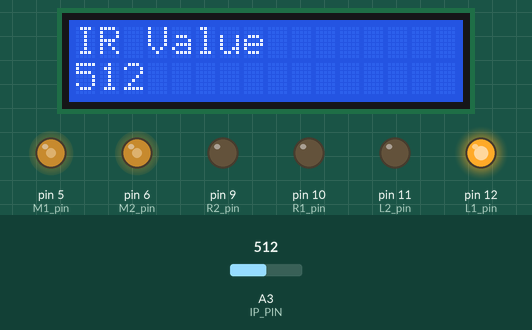
Recording of a sketch running on a simulated Arduino Uno, built with avr-gcc and run on an emulated ATmega328P. On the bench: 16×2 character LCD, output pins drawn as LEDs (lit = HIGH). The test bench sets the inputs (shaded band); at power-on: A3 (IP_PIN) = 512. What the sketch prints to the serial monitor is not drawn.

Above: at 1.2 s.
1.3 s: A3 (IP_PIN) set to 314
At 2.5 s:
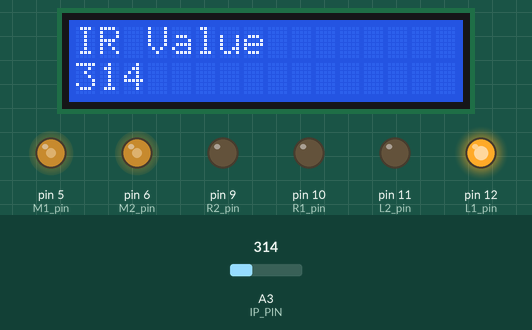
2.8 s: A3 (IP_PIN) set to 294
At 3.9 s:
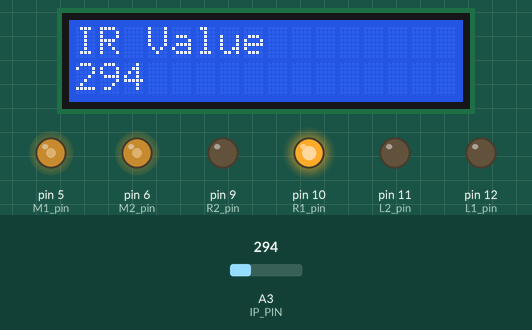
4.3 s: A3 (IP_PIN) set to 306
At 5.0 s:
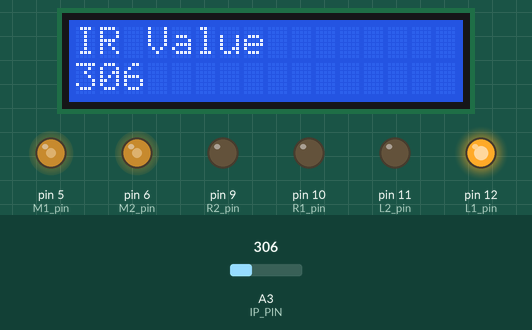
Timing chart, 0 to 7.3 s (numbered marks = the images above; inputs shaded):
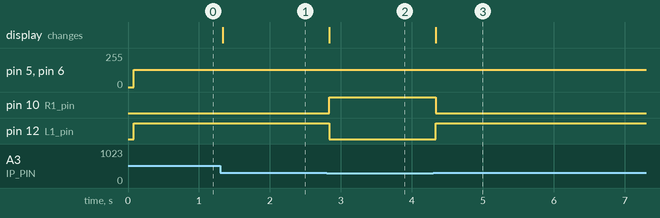

The sketch:

IR_Read_LCD_Car.ino
```cpp
#include <Timer.h>
#include <Wire.h>
#include <LCD.h>
#include <LiquidCrystal_I2C.h>  // NewLiquidCrystal library
#define IP_PIN A3
#define I2C_ADDR  0x3F  // 定義 I2C Address for the PCF8574T (0x27、0x3F)
#define BACKLIGHT_PIN  3 // 背光 pin
#define M1_pin 5 // Rifgt ENB
#define M2_pin 6 // Left ENA
#define L1_pin 12 // IN1 F
#define L2_pin 11 // IN2 B
#define R1_pin 10  // IN3 F
#define R2_pin 9 // IN4 B

LiquidCrystal_I2C  lcd(I2C_ADDR, 2, 1, 0, 4, 5, 6, 7); // 初始 I2C LCD 物件

Timer t; // 宣告 Timer 物件
int ir_value = 0;
int ir_limit = 300;
int car_delay = 0;
int default_power = 130;
int right_power = default_power;
int left_power = default_power;

void setup() {
  Serial.begin(9600);
  pinMode(L1_pin, OUTPUT);
  pinMode(L2_pin, OUTPUT);
  pinMode(R1_pin, OUTPUT);
  pinMode(R2_pin, OUTPUT);
  lcd.begin (16, 2); // LCD 初始
  lcd.setBacklightPin(BACKLIGHT_PIN, POSITIVE); // 設定背光
  lcd.backlight(); // 開啟背光
  lcd.clear(); // 清空 LCD
  lcd.setCursor(0, 0); //Start at character 0 on line 0
  lcd.print("IR Value") ;
  t.every(50, showInLCD);
  t.every(0, car);
}

void loop() {
  t.update();
}

void car() {
  analogWrite(M1_pin, right_power);
  analogWrite(M2_pin, left_power);
  if (ir_value > ir_limit) {
    digitalWrite(L1_pin, HIGH);
    digitalWrite(L2_pin, LOW);
    digitalWrite(R1_pin, LOW);
    digitalWrite(R2_pin, LOW);
    delay(car_delay);
  } else {
    digitalWrite(L1_pin, LOW);
    digitalWrite(L2_pin, LOW);
    digitalWrite(R1_pin, HIGH);
    digitalWrite(R2_pin, LOW);
    delay(car_delay);
  }
}

void showInLCD() {
  ir_value = analogRead(IP_PIN);
  Serial.println(ir_value);
  lcd.setCursor(0, 1); //Start at character 0 on line 0
  lcd.print(ir_value) ;
  lcd.print("    ");

}
```

Measured:
- the behaviour switches between 301 and 300 on A3 (IP_PIN) (found by bisection; images 1 and 2)
- after the input at 1.3 s, the display: changes at once (image 1)
- after the input at 2.8 s, pin 10 (R1_pin): LOW → HIGH at once; pin 12 (L1_pin): HIGH → LOW at once; the display: changes at once (image 2)
- after the input at 4.3 s, pin 10 (R1_pin): HIGH → LOW at once; pin 12 (L1_pin): LOW → HIGH at once; the display: changes at once (image 3)
